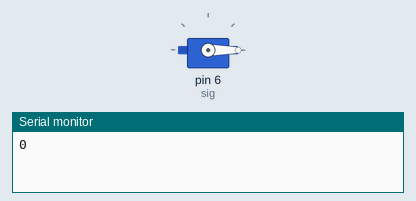
This sketch was run on a simulated Arduino Uno, built with avr-gcc and run on an emulated ATmega328P. Parts: servo, the last lines printed to the serial monitor.

Above: at 0.05 s.
At 0.75 s:
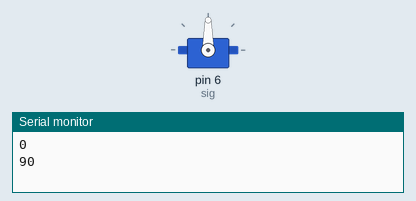
At 1.5 s:
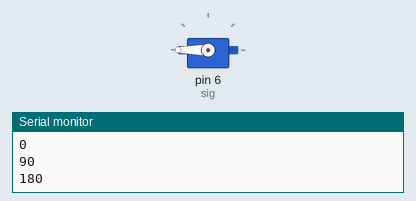
Timing chart, 0 to 3.5 s (numbered marks = the images above):
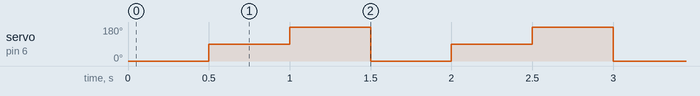

Measured:
- by itself, servo on pin 6 (sig): repeats every 1.5 s: 180° 0.50 s, 0° 0.50 s, 90° 0.50 s

The sketch:

Servo_Motor.ino
```cpp
#include <Servo.h>
Servo motor;
int sig = 6;
void setup() {
  Serial.begin(9600);
  motor.attach(sig);

}

void loop() {
motor.write(0);
Serial.println("0");
delay(500);

motor.write(90);
Serial.println("90");
delay(500);

motor.write(180);
Serial.println("180");
delay(500);
}
```
